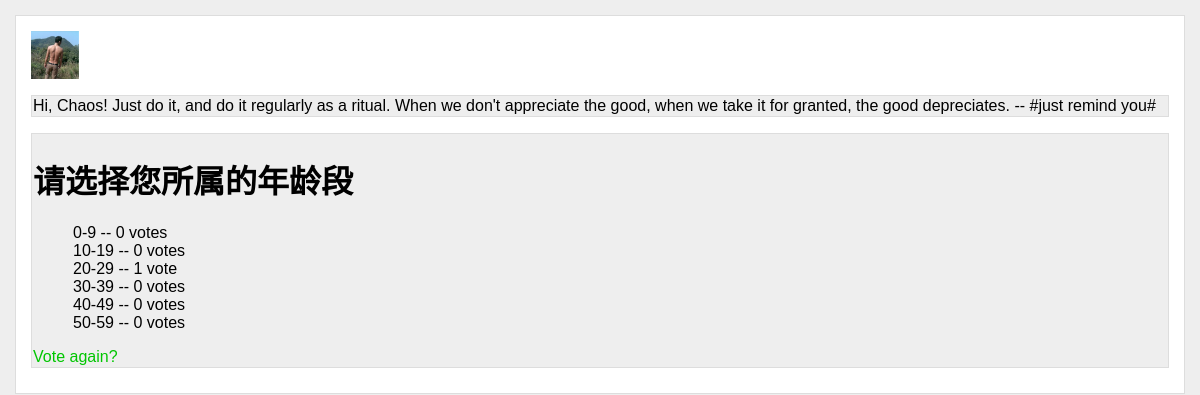
The app's page /polls/2/results/ with its own data.
### polls/models.py (models this page shows, shortened)
@python_2_unicode_compatible
class Question(models.Model):
    question_text = models.CharField('问题', max_length=200)
    pub_date = models.DateTimeField('发布日期')
    def was_published_recently(self):
        now = timezone.now()
        return now - datetime.timedelta(days=1) <= self.pub_date <= now
    was_published_recently.admin_order_field = 'pub_date'
    was_published_recently.boolean = True
    was_published_recently.short_description = 'Published recently?'

@python_2_unicode_compatible
class Choice(models.Model):
    question = models.ForeignKey(Question)
    choice_text = models.CharField('选项', max_length=200)
    votes = models.IntegerField('票数', default=0)

### polls/views.py (the view)
# urls.py: url(r'^(?P<pk>[0-9]+)/results/$', views.ResultsView.as_view(), name='results'),
class ResultsView(generic.DetailView):
    model = Question
    template_name = 'polls/results.html'

### polls/templates/polls/results.html
{% extends 'polls/base.html' %}
{% block content %}
<div class="detail">
<h1>{{ question.question_text }}</h1>
<ul>
{% for choice in question.choice_set.all %}
    <li>{{ choice.choice_text }} -- {{ choice.votes }} vote{{ choice.votes|pluralize }}</li>
{% endfor %}
</ul>
<a href="{% url 'polls:detail' question.id %}">Vote again?</a>
</div>
{% endblock %}

### polls/static/polls/style.css (style rules this page uses)
html { background-color: #eee; font-family: "Trebuchet MS", Arial, Helvetica, sans-serif; }
body { background-color: #fff; border: 1px solid #ddd; padding: 15px; margin: 15px; }
a { text-decoration: none; color: #00C600; }
div.detail { margin: 10px auto; text-align: left; font-size: 32px; }
div.detail { margin: 10px auto; background-color: #eee; border: 1px solid #ddd; padding: 1px; font-size: 16px; text-align: left; }
li { list-style: none; }

### records on screen
Question: question_text "请选择您所属的年龄段"
Choice: choice_text "0-9", votes "0"
Choice: choice_text "10-19", votes "0"
Choice: choice_text "20-29", votes "1"
Choice: choice_text "30-39", votes "0"
Choice: choice_text "40-49", votes "0"
Choice: choice_text "50-59", votes "0"
